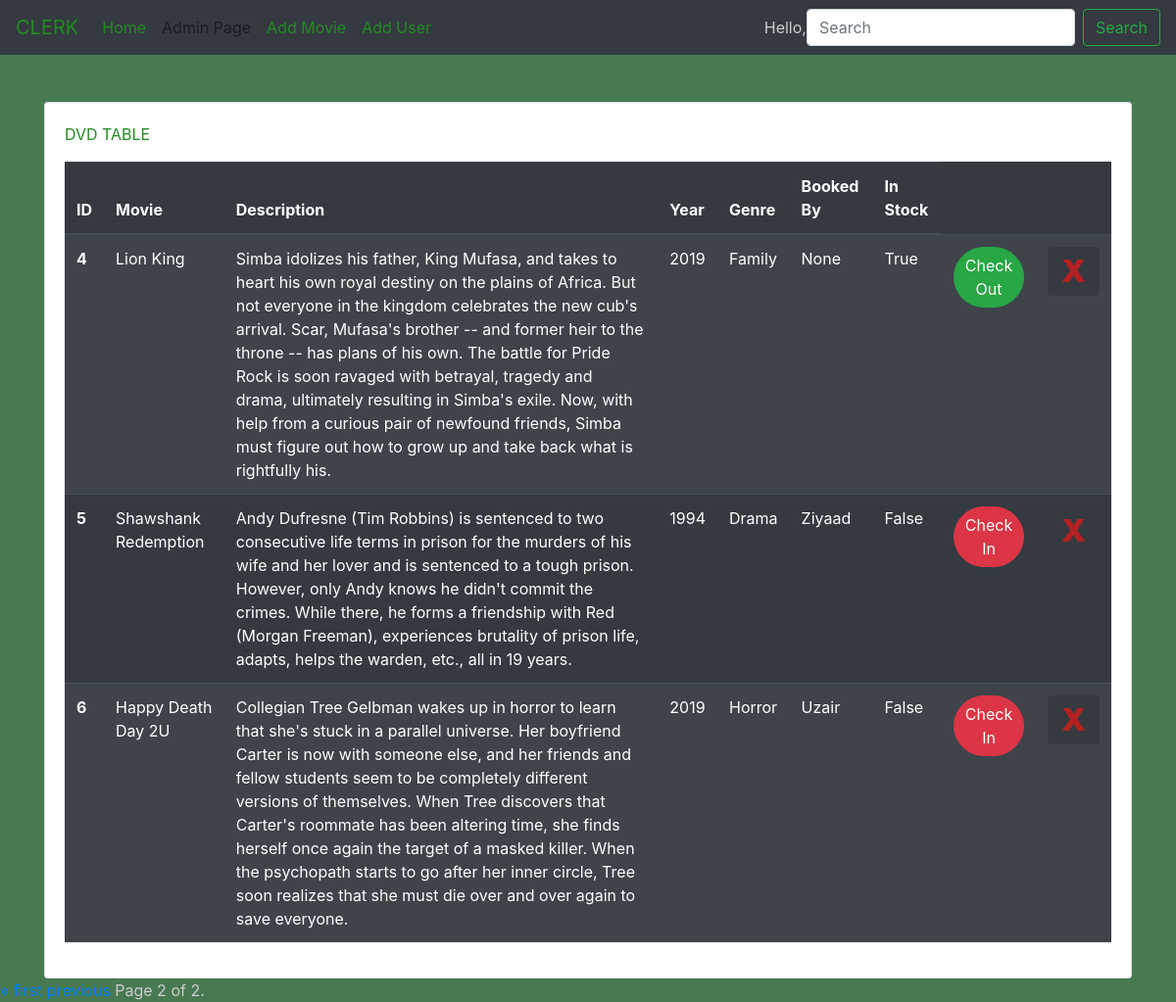
The app's page /clerk/?page=2 (signed in) with its own data.
### webapp/models.py (models this page shows)
class DVD(models.Model):
    Title= models.CharField(max_length=50)
    year = models.CharField(max_length=255)
    genre = models.CharField(max_length=255)
    InStock= models.BooleanField(default=True)
    Synopsis= models.TextField()
    BookingPickup = models.CharField(max_length=255)
    NumOfTimesRented= models.IntegerField(default=0)
    ImageDVD= models.ImageField(upload_to='pics')

### webapp/views.py (the view)
# urls.py: path('clerk/', views.clerk, name='clerk'),
def clerk(request):
    dvds = DVD.objects.all() #imports dvds from database
    query = request.GET.get("query")
    if query:
        dvds = DVD.objects.filter(Q(Title__icontains=query)) #Search Function according to name
    paginator = Paginator(dvds, 3) # Show 3 dvds per page
    page = request.GET.get('page')
    dvds = paginator.get_page(page)
    return render(request, 'clerk.html', {'dvds':dvds})

### templates/clerk.html (shortened to what this page needs)
{%load static %}
<!DOCTYPE html>
<html lang="en">
<head>
    <link rel="stylesheet" href="https://stackpath.bootstrapcdn.com/bootstrap/4.3.1/css/bootstrap.min.css">
    <link rel="stylesheet" type="text/css" href="{% static 'clerkstye.css'%}">
</head>
<body>
    <nav class="navbar navbar-expand-lg navbar-light bg-dark sticky">
        <a class="navbar-brand" href="#" style="color: forestgreen">CLERK</a>
        <div class="collapse navbar-collapse" id="navbarSupportedContent">
          <ul class="navbar-nav mr-auto">
            <li class="nav-item active">
              <a class="nav-link" href="/" style="color: forestgreen">Home <span class="sr-only">(current)</span></a>
            </li>
            <li class="nav-item" style="color: forestgreen">
              {% if user.is_superuser %}
              <a class="nav-link" href="/admin">Admin Page</a>
              {%endif%}
          </li>
            <li class="nav-item">
                {% if user.is_superuser %}
                <a class="nav-link" href="#" data-toggle="modal" data-target="#mymodal" style="color: forestgreen">Add Movie</a>
                {%endif%}
            </li>
            <li class="nav-item ">
              {% if user.is_superuser %}
              <a class="nav-link" href="#" data-toggle="modal" data-target="#mymodal" style="color: forestgreen">Add User</a>
              {%endif%}
            </li>
          </ul>
          <form method="GET" action="" class="form-inline my-2 my-lg-0">
              <a> Hello, {{user.first_name}}</a><br>
            <input class="form-control mr-sm-2" name ='query' type="search" placeholder="Search" aria-label="Search">
            <button class="btn btn-outline-success my-2 my-sm-0" type="submit">Search</button>
          </form>
        </div>
      </nav>
<a></a><br>
    <div class="container">
        <div class="card" style="table-layout: fixed;">
            <div class="card-body">
              <p class="card-text" style="font: bold; color:forestgreen">DVD TABLE</p>
                <div class="table-body">
                        <table class="table table-striped table-dark">
                                <thead>
                                  <tr>
                                    <th scope="col">ID</th>
                                    <th scope="col">Movie</th>
                                    <th scope="col">Description</th>
                                    <th scope="col">Year</th>
                                    <th scope="col">Genre</th>
                                    <th scope="col">Booked By</th>
                                    <th scope="col">In Stock</th>
                                  </tr>
                                </thead>
                                <tbody>
                                {% for dvd in dvds %}
                                  <tr>
                                    <th scope="row">{{dvd.id}}</th>
                                    <td>{{dvd.Title}}</td>
                                    <td>{{dvd.Synopsis}}</td>
                                    <td>{{dvd.year}}</td>
                                    <td>{{dvd.genre}}</td>
                                    <td>{{dvd.BookingPickup}}</td>
                                    <td>{{dvd.InStock}}</td>
                                    <td>
                                        {%if dvd.InStock %}
                                          <button type="button" class="btn btn-success badge-pill" style="float: right">Check Out</button>
                                        {%else %}
                                          <button type="button" class="btn btn-danger badge-pill" style="float: right">Check In</button>
                                        {%endif%}
                                    </td>
                                    {% if user.is_superuser %}
                                    <td><button type="button" class="btn btn-dark badge" style="color:firebrick; font-size:2rem"><strong>X</strong></button></td>
                                    {%endif%}
                                  </tr>
                                {%endfor%}
                                </tbody>
                              </table>
                </div>
            </div>
          </div>
    </div>
    <div class="pagination">
        <span class="step-links">
            {% if dvds.has_previous %}
                <a href="?page=1">&laquo; first</a>
                <a href="?page={{ dvds.previous_page_number }}">previous</a>
            {% endif %}
            <span class="current">
                Page {{ dvds.number }} of {{ dvds.paginator.num_pages }}.
            </span>
        </span>
    </div>
</body>
</html>

### static/clerkstye.css (style rules this page uses)
body { padding-top: 80px; background-color: #487A51; color: #CCC; }
.navbar { z-index: 9999; }
.navbar-brand { color:forestgreen; }
.sticky { position: fixed; top:0; width:100%; }
.table-body { background-color: #487A51; }

### records on screen
DVD: id "4", Title "Lion King", Synopsis "Simba idolizes his father, King Mufasa, and takes to heart his own royal destiny on the plains of Africa. But not everyone in the kingdom celebrates the new cub's arrival. Scar, Mufasa's brother -- and former heir to the throne -- has plans of his own. The battle for Pride Rock is soon ravaged with betrayal, tragedy and drama, ultimately resulting in Simba's exile. Now, with help from a curious pair of newfound friends, Simba must figure out how to grow up and take back what is rightfully his.", year "2019", genre "Family", BookingPickup "None", InStock "True", shows "Check Out"
DVD: id "5", Title "Shawshank Redemption", Synopsis "Andy Dufresne (Tim Robbins) is sentenced to two consecutive life terms in prison for the murders of his wife and her lover and is sentenced to a tough prison. However, only Andy knows he didn't commit the crimes. While there, he forms a friendship with Red (Morgan Freeman), experiences brutality of prison life, adapts, helps the warden, etc., all in 19 years.", year "1994", genre "Drama", BookingPickup "Ziyaad", InStock "False", shows "Check In"
DVD: id "6", Title "Happy Death Day 2U", Synopsis "Collegian Tree Gelbman wakes up in horror to learn that she's stuck in a parallel universe. Her boyfriend Carter is now with someone else, and her friends and fellow students seem to be completely different versions of themselves. When Tree discovers that Carter's roommate has been altering time, she finds herself once again the target of a masked killer. When the psychopath starts to go after her inner circle, Tree soon realizes that she must die over and over again to save everyone.", year "2019", genre "Horror", BookingPickup "Uzair", InStock "False", shows "Check In"

### other values on screen
{{ dvds.number }} "2"
{{ dvds.paginator.num_pages }} "2"
